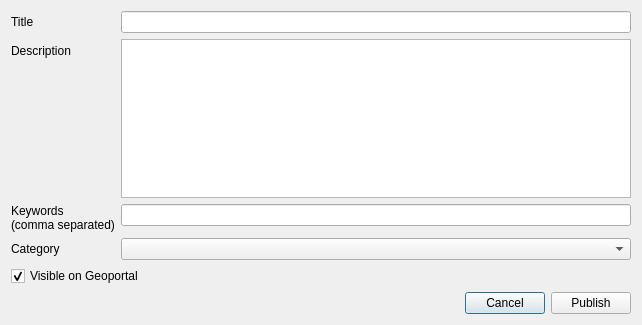
<?xml version="1.0" encoding="UTF-8"?>
<ui version="4.0">
 <class>Dialog</class>
 <widget class="QDialog" name="Dialog">
  <property name="geometry">
   <rect>
    <x>0</x>
    <y>0</y>
    <width>642</width>
    <height>325</height>
   </rect>
  </property>
  <property name="windowTitle">
   <string>Dialog</string>
  </property>
  <layout class="QVBoxLayout" name="verticalLayout">
   <item>
    <layout class="QFormLayout" name="formLayout">
     <item row="0" column="0">
      <widget class="QLabel" name="title_label">
       <property name="text">
        <string>Title</string>
       </property>
      </widget>
     </item>
     <item row="0" column="1">
      <widget class="QLineEdit" name="title"/>
     </item>
     <item row="1" column="0">
      <widget class="QLabel" name="descr_label">
       <property name="text">
        <string>Description</string>
       </property>
      </widget>
     </item>
     <item row="1" column="1">
      <widget class="QPlainTextEdit" name="descr"/>
     </item>
     <item row="2" column="0">
      <widget class="QLabel" name="label">
       <property name="text">
        <string>Keywords&lt;br&gt;(comma separated)</string>
       </property>
      </widget>
     </item>
     <item row="2" column="1">
      <widget class="QLineEdit" name="keywords"/>
     </item>
     <item row="3" column="0">
      <widget class="QLabel" name="category_label">
       <property name="text">
        <string>Category</string>
       </property>
      </widget>
     </item>
     <item row="3" column="1">
      <widget class="QComboBox" name="category"/>
     </item>
    </layout>
   </item>
   <item>
    <widget class="QCheckBox" name="visible_on_geoportal">
     <property name="text">
      <string>Visible on Geoportal</string>
     </property>
     <property name="checked">
      <bool>true</bool>
     </property>
    </widget>
   </item>
   <item>
    <layout class="QHBoxLayout" name="horizontalLayout">
     <item>
      <spacer name="horizontalSpacer">
       <property name="orientation">
        <enum>Qt::Horizontal</enum>
       </property>
       <property name="sizeHint" stdset="0">
        <size>
         <width>40</width>
         <height>20</height>
        </size>
       </property>
      </spacer>
     </item>
     <item>
      <widget class="QPushButton" name="pushButton_2">
       <property name="text">
        <string>Cancel</string>
       </property>
      </widget>
     </item>
     <item>
      <widget class="QPushButton" name="pushButton">
       <property name="text">
        <string>Publish</string>
       </property>
      </widget>
     </item>
    </layout>
   </item>
  </layout>
 </widget>
 <tabstops>
  <tabstop>title</tabstop>
  <tabstop>descr</tabstop>
  <tabstop>keywords</tabstop>
  <tabstop>visible_on_geoportal</tabstop>
 </tabstops>
 <resources/>
 <connections>
  <connection>
   <sender>pushButton_2</sender>
   <signal>clicked()</signal>
   <receiver>Dialog</receiver>
   <slot>reject()</slot>
   <hints>
    <hint type="sourcelabel">
     <x>425</x>
     <y>253</y>
    </hint>
    <hint type="destinationlabel">
     <x>187</x>
     <y>254</y>
    </hint>
   </hints>
  </connection>
  <connection>
   <sender>pushButton</sender>
   <signal>clicked()</signal>
   <receiver>Dialog</receiver>
   <slot>accept()</slot>
   <hints>
    <hint type="sourcelabel">
     <x>499</x>
     <y>256</y>
    </hint>
    <hint type="destinationlabel">
     <x>288</x>
     <y>275</y>
    </hint>
   </hints>
  </connection>
 </connections>
</ui>
